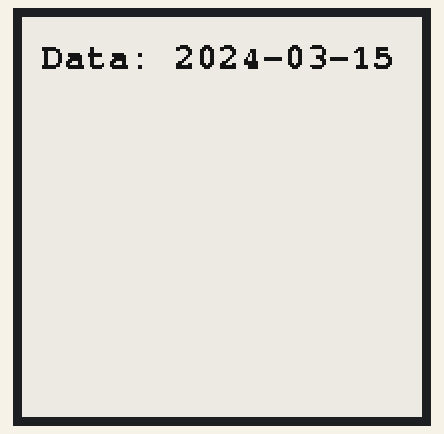
A sketch run on a simulated ESP32. Parts: 200×200 one-colour display. WiFi joins after 1.5 s; servers stay silent unless stated; the local clock reads 2024-03-15 10:24:30 at power-on unless the sketch sets it; what the sketch prints to the serial monitor is not drawn.

Above: at 4.0 s.
At 7.5 s:
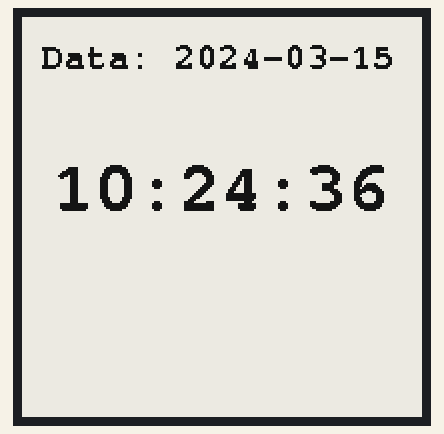
At 12.0 s:
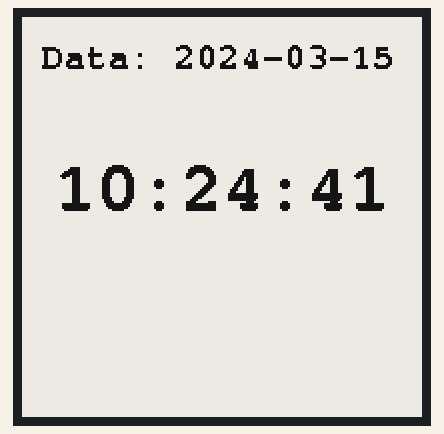
At 21.0 s:
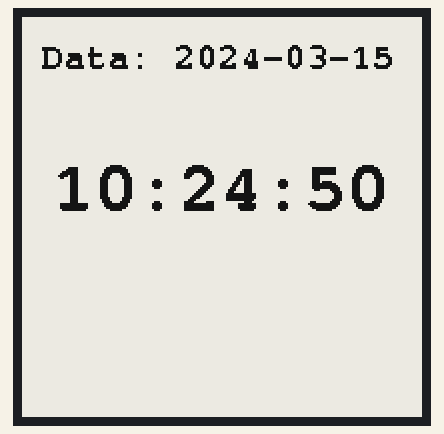
At 28.5 s:
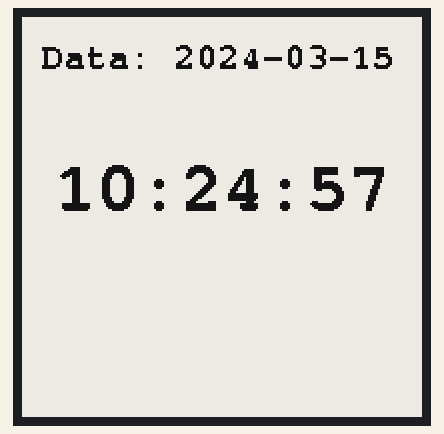
At 37.6 s:
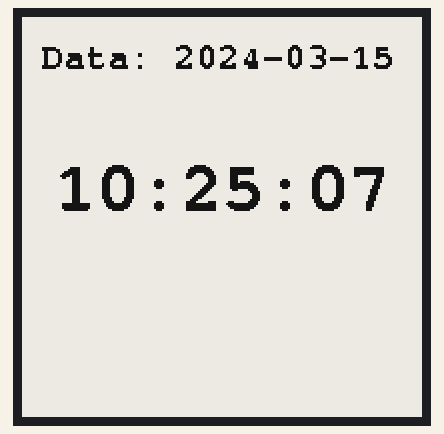

Measured:
- what the display in image 0 shows lasts 0.5 s, from 4.0 s to 4.5 s
- what the display in image 1 shows lasts 1.5 s, from 7.5 s to 9.0 s

The sketch:

EPMclock.ino
```cpp
#define ENABLE_GxEPD2_GFX 0
#include <GxEPD2_BW.h>
#include <Fonts/FreeMonoBold9pt7b.h>
#include <Fonts/FreeMonoBold18pt7b.h>
#include <Fonts/FreeMonoBold24pt7b.h>   // pentru ora mare

#include <WiFi.h>
#include <WiFiUdp.h>
#include <TimeLib.h>

// ESP8266 CS(SS)=15,SCL(SCK)=14,SDA(MOSI)=13,BUSY=16,RES(RST)=5,DC=4

// pinii tăi (WeAct style)
#define CS_PIN    7
#define DC_PIN    1
#define RES_PIN   2
#define BUSY_PIN  3

// display-ul tău 1.54" 200x200
GxEPD2_BW<GxEPD2_154_D67, GxEPD2_154_D67::HEIGHT> display(
  GxEPD2_154_D67(CS_PIN, DC_PIN, RES_PIN, BUSY_PIN)
);

// WiFi
const char* ssid     = "gooncave";
const char* password = "g34nJipa69";

// NTP
const char* ntpServer = "ro.pool.ntp.org";   // mai aproape
const long  gmtOffset_sec = 2 * 3600;        // România → UTC+2 (fără DST acum)
const int   daylightOffset_sec = 3600;       // +1h vara (dacă vrei DST automat)

WiFiUDP ntpUDP;

String lastDate = "";
String timeStr  = "";

void setup() {
  Serial.begin(115200);
  delay(200);

  Serial.println("Start...");

  // conectare WiFi
  WiFi.begin(ssid, password);
  while (WiFi.status() != WL_CONNECTED) {
    delay(500);
    Serial.print(".");
  }
  Serial.println("\nConectat! IP: " + WiFi.localIP().toString());

  // NTP
  configTime(gmtOffset_sec, daylightOffset_sec, ntpServer);

  // e-paper
  display.init(115200, true, 50, false);   // serial debug, reset duration, spi freq
  display.setRotation(1);                  // landscape (200 lățime × 200 înălțime)

  display.setTextColor(GxEPD_BLACK);
  display.setFont(&FreeMonoBold9pt7b);

  // prima afișare completă
  updateFullScreen();
  lastDate = getDateStr();

  display.hibernate();   // economie curent
}

void loop() {
  timeStr = getTimeStr();

  // schimbare dată → refresh full
  String currentDate = getDateStr();
  if (currentDate != lastDate) {
    updateFullScreen();
    lastDate = currentDate;
    delay(2000);
  }
  // altfel doar partial pe zona cu ora
  else {
    updateTimePartial();
  }

  delay(1000);   // verifică la fiecare secundă
}

String getDateStr() {
  time_t now;
  time(&now);
  struct tm timeinfo;
  localtime_r(&now, &timeinfo);

  char buf[12];
  strftime(buf, sizeof(buf), "%Y-%m-%d", &timeinfo);
  return String(buf);
}

String getTimeStr() {
  time_t now;
  time(&now);
  struct tm timeinfo;
  localtime_r(&now, &timeinfo);

  char buf[9];
  strftime(buf, sizeof(buf), "%H:%M:%S", &timeinfo);
  return String(buf);
}

void updateFullScreen() {
  display.setFullWindow();
  display.firstPage();
  do {
    display.fillScreen(GxEPD_WHITE);

    // Dată sus
    display.setFont(&FreeMonoBold9pt7b);
    display.setCursor(10, 25);
    display.print("Data: " + getDateStr());

    // Oră mare centrată
    display.setFont(&FreeMonoBold18pt7b);
    int16_t tbx, tby; uint16_t tbw, tbh;
    display.getTextBounds(timeStr, 0, 0, &tbx, &tby, &tbw, &tbh);
    uint16_t x = (200 - tbw) / 2 - tbx;
    uint16_t y = 110 - tby;
    display.setCursor(x, y);
    display.print(timeStr);

  } while (display.nextPage());
}

void updateTimePartial() {
  // zona aproximativă cu ora (ajustează dacă e nevoie)
  uint16_t x = 10;
  uint16_t y = 60;
  uint16_t w = 180;
  uint16_t h = 60;

  display.setPartialWindow(x, y, w, h);
  display.firstPage();
  do {
    display.fillRect(x, y, w, h, GxEPD_WHITE);

    display.setFont(&FreeMonoBold18pt7b);
    int16_t tbx, tby; uint16_t tbw, tbh;
    display.getTextBounds(timeStr, 0, 0, &tbx, &tby, &tbw, &tbh);
    uint16_t cx = x + (w - tbw) / 2 - tbx;
    uint16_t cy = y + (h - tbh) / 2 + tbh - 5;   // centrare verticală
    display.setCursor(cx, cy);
    display.print(timeStr);

  } while (display.nextPage());
}
```
